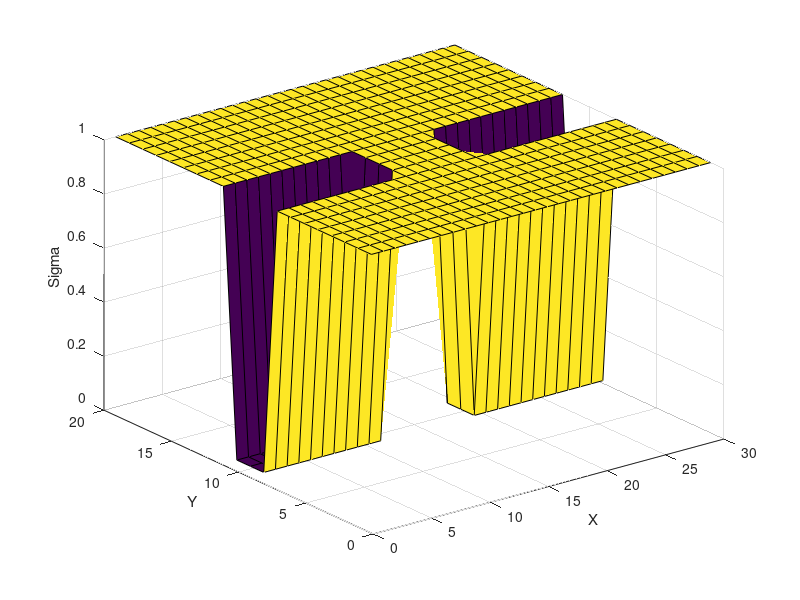
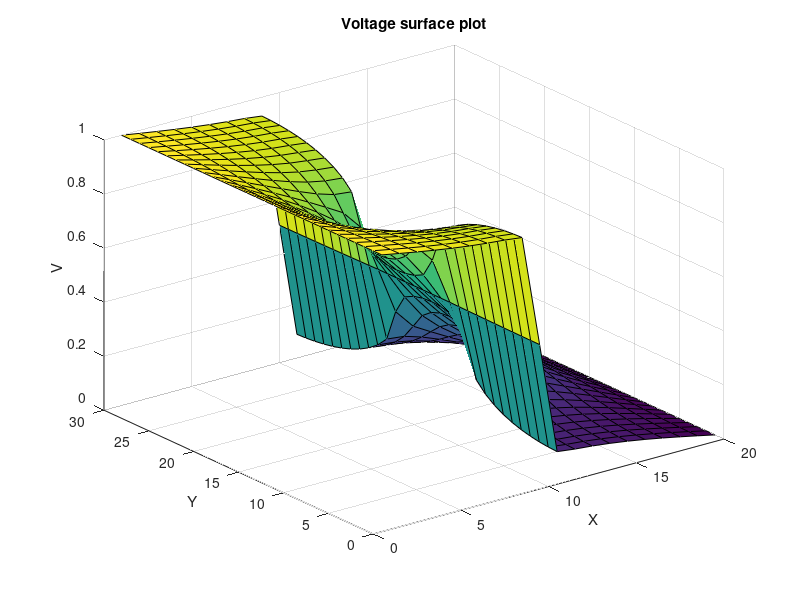
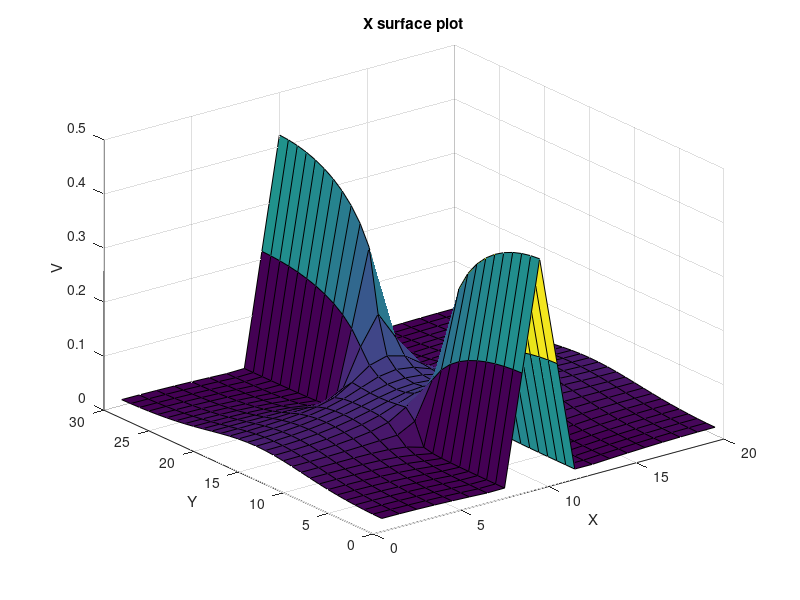
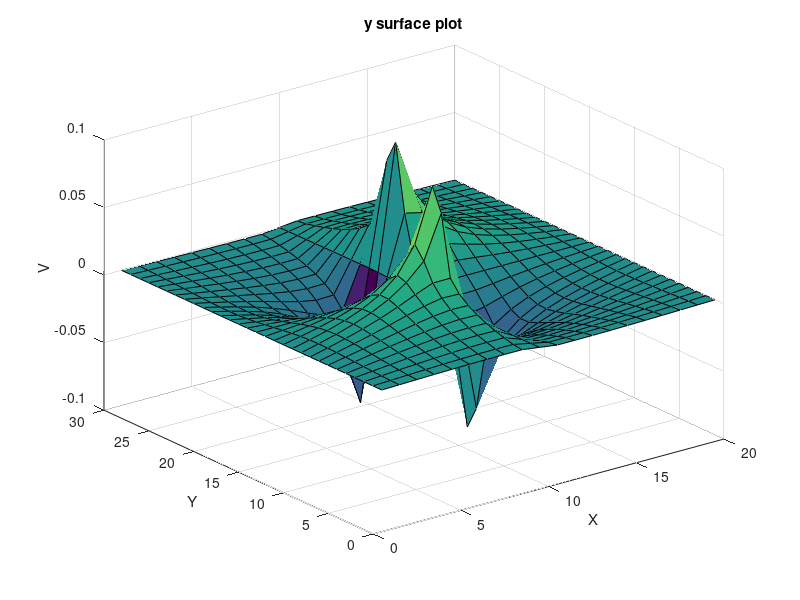

Reproduce these figures in MATLAB, in order.
% this section will involve a bottleneck and variosu plots are required
% Dimensions of matrices, using ratio of 3/2 for L/W
nx = 20;
ny = 30; 

% G matrix so the solution will be similifed to a matrix form i.e Ax = B
G = sparse(nx*ny);
F = zeros(1,nx*ny);

% Set up the sigma matrix 
sigma = zeros(nx,ny); % initalize the sigma matrix to zeros at first
for i = 1:nx
    for currdensity = 1:ny
        if i > (2/5)*nx && i < (3/5)*nx && (currdensity < (2/5)*ny||currdensity > (3/5)*ny)
            sigma(i, currdensity) = 10^-2;
        else
            sigma(i, currdensity) = 1;
        end
    end
end

for x = 1:nx
    for y = 1:ny
        n = y + (x-1)*ny;
        nxp = y + (x+1-1)*ny;
        nxx = y + (x-1-1)*ny;
        nyp = y + 1 + (x-1)*ny;
        nnegy = y - 1 + (x-1)*ny;
        if x == 1       
            G(n, :) = 0;
            G(n, n) = 1;
            F(n) = 1;
        elseif x == nx
            G(n, :) = 0;
            G(n, n) = 1;
            F(n) = 0;
        elseif y == 1
            G(n, nxp) = (sigma(x+1, y) + sigma(x,y))*(1/2);
            G(n, nxx) = (sigma(x-1, y) + sigma(x,y))*(1/2);
            G(n, nyp) = (sigma(x, y+1) + sigma(x,y))*(1/2);            
            G(n, n) = -(G(n,nxp)+G(n,nxx)+G(n,nyp));
        elseif y == ny
            G(n, nxp) = (sigma(x+1, y) + sigma(x,y))*(1/2);
            G(n, nxx) = (sigma(x-1, y) + sigma(x,y))*(1/2);
            G(n, nnegy) = (sigma(x, y-1) + sigma(x,y))*(1/2);
            G(n, n) = -(G(n,nxp)+G(n,nxx)+G(n,nnegy));    
        else
            G(n, nyp) = (sigma(x, y+1) + sigma(x,y))*(1/2);
            G(n, nnegy) = (sigma(x, y-1) + sigma(x,y))*(1/2);
            G(n, nxp) = (sigma(x+1, y) + sigma(x,y))*(1/2);
            G(n, nxx) = (sigma(x-1, y) + sigma(x,y))*(1/2);
            G(n, n) = -(G(n,nxp)+G(n,nxx)+G(n,nyp)+G(n,nnegy));
        end
    end
end
Voltage = G\F';

%flip the axis 
Emap = zeros(ny, nx, 1);
for i = 1:nx
    for currdensity = 1:ny
        n = currdensity + (i-1)*ny;
        Emap(currdensity,i) = Voltage(n);
    end
end

% electric field
[Ex, Ey] = gradient(Emap);

% curent desnity calculation
currdensityx = sigma'.*Ex;
currdensityy = sigma'.*Ey;
currdensity = sqrt(currdensityx.^2 + currdensityy.^2);

figure(1)
title("Sigma surface plot")
surf(sigma);
xlabel("X")
ylabel("Y")
zlabel("Sigma")

figure(2)
surf(Emap)
title("Voltage surface plot")
xlabel("X")
ylabel("Y")
zlabel("V")

figure(3)
surf(-Ex)
title("X surface plot")
xlabel("X")
ylabel("Y")
zlabel("V")

figure(4)
surf(-Ey)
title("y surface plot")
xlabel("X")
ylabel("Y")
zlabel("V")


figure(5)
surf(currdensity)
title("Curent Density Plot")
xlabel("X")
ylabel("Y")
zlabel("Current Density")
